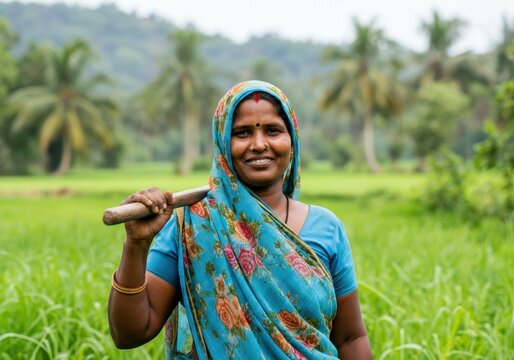
#> input picture Deep Learning/CNN/Happy or Sad/testing/360_F_1306872348_BrIS8JJ5RhFZf4YXds20Ey0l3iy4SnrK.jpg, 514 x 360 px, given in place of the camera
$ python blue.py
#> lines starting #> are read from the running program, lines starting #| are printed output that depends on the picture; after the words box and inside, x2 and y2 are one past the last pixel; in counts of white or black regions, pixels touching at a corner belong together
#OBJECT DETECTION USING OPENCV

#I have 3 object with me 1> red 2> green 3> blue

'''How can we detect which color it is and how can way say to the computer only 1 specific color
that is what we are going to see using opencv'''

import cv2 # package of AI
import numpy as np

#Lets capture the camera. 0 for webcam. if you want other webcam then we can change to index to 1, 2
cap = cv2.VideoCapture(0)

#Lets load the frame
while True:
    _, frame = cap.read()
#> frame is the input picture: shape (360, 514, 3); mean B, G, R 109.9, 156.9, 133.7

    #we convert this format to hsv , bgr library this is color format red, green, blue, we are frame with hsv which use to select the color

    hsv_frame = cv2.cvtColor(frame, cv2.COLOR_BGR2HSV)
#> hsv_frame: shape (360, 514, 3); mean H, S, V 53.3, 112.6, 163.9

    low_blue=np.array([94,80,2])
    high_blue=np.array([126,255,255])
    blue_mask=cv2.inRange(hsv_frame,low_blue,high_blue)
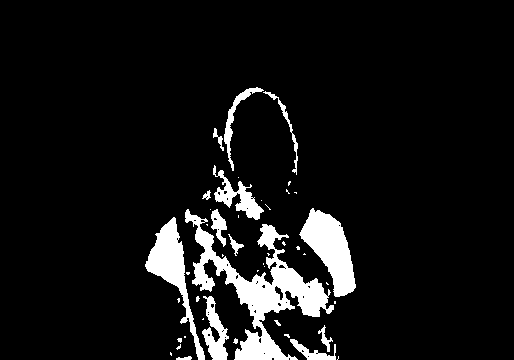
#> blue_mask: shape (360, 514); 7.9% white; 45 white regions (29 under 20 px), largest, box (x1, y1, x2, y2) and area: (185, 209, 334, 360) 6062, (299, 208, 356, 297) 2555, (145, 217, 205, 360) 2191
    blue=cv2.bitwise_and(frame,frame,mask=blue_mask)
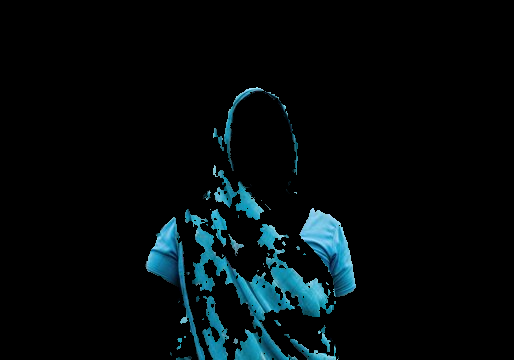
#> blue: shape (360, 514, 3); mean B, G, R 12.9, 10.8, 3.4

# Lets frame on the windows
    cv2.imshow("Frame", frame)
    cv2.imshow("Blue",blue)

# weight key event which is 1 and which is 27 then break the loop that means we are going to stop the loop
    key = cv2.waitKey(1)
#> (key Esc is pressed here)
    if key == 27:
        break

# Lets run this one and we will see the camera, camera is on

# Now lets deeper understanding how to detect color now

''' HSV --> HUE - we can see the color red,green,blue,yellow and also we can see the gradiation of the color
          SATURATION - How much quantity of the color we want to have
          (0- nothing, completely white, opencv - maximux pixel 0-255)
          VALUE - Brightness of the color (0- completely black)'''
#===========
#Next step is to convert the color format to hsv
